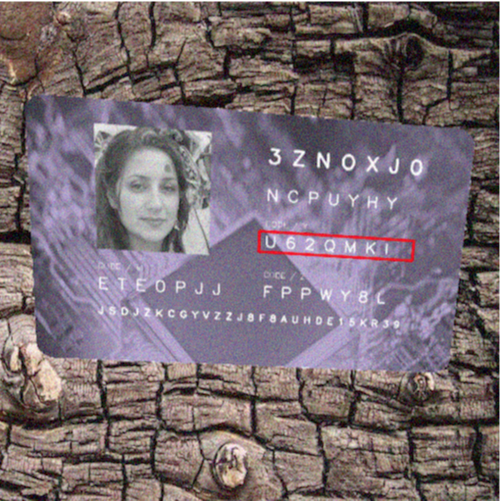
#> input picture img.png, 1001 x 1001 px (shown at 1/2 size)
$ python -i reader.py   (imports and definitions only)
#> lines starting #> are read from the running program, lines starting #| are printed output that depends on the picture; after the words box and inside, x2 and y2 are one past the last pixel; in counts of white or black regions, pixels touching at a corner belong together
#> further down, picture is the input picture: shape (1001, 1001, 3); mean B, G, R 113, 107.2, 120.3
import cv2
import numpy as np
import pytesseract

class DocumentOcr(object):
    def extract_code(self, image):
        # Sharpening Image
        img = image.copy()

        gray = cv2.cvtColor(img, cv2.COLOR_BGR2GRAY)
        ret, thresh = cv2.threshold(gray, 90, 255, cv2.THRESH_TOZERO)
        new_image = cv2.bitwise_and(img, img, mask=thresh)
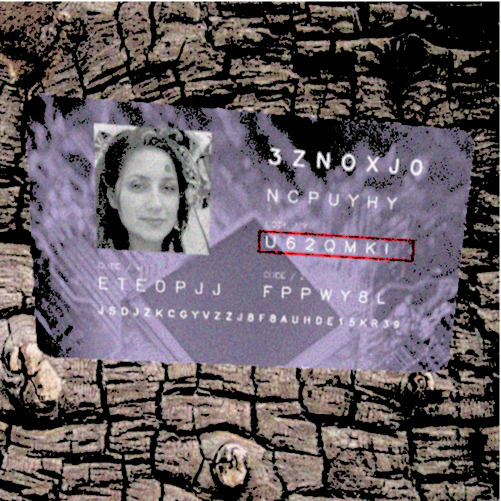
#> new_image: shape (1001, 1001, 3) (shown at 1/2 size); mean B, G, R 97.3, 91.4, 100.8

        gray = cv2.cvtColor(new_image, cv2.COLOR_BGR2GRAY)
        ret, thresh = cv2.threshold(gray, 110, 255, cv2.THRESH_TOZERO_INV)
        new_image = cv2.bitwise_and(img, img, mask=thresh)

        gray = cv2.cvtColor(new_image, cv2.COLOR_BGR2GRAY)
        ret, thresh = cv2.threshold(gray, 100, 255, cv2.THRESH_BINARY)
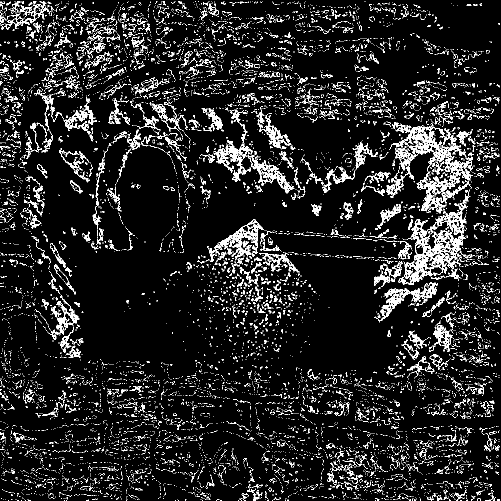
#> thresh: shape (1001, 1001) (shown at 1/2 size); 9.3% white in thin lines or dots
        thresh = cv2.dilate(thresh, None, iterations=1)
#> thresh: shape (1001, 1001); 28.1% white; 2373 white regions (970 under 20 px), largest, box (x1, y1, x2, y2) and area: (747, 201, 980, 579) 33814, (181, 153, 391, 500) 11266, (394, 437, 604, 615) 10659
        thresh = cv2.erode(thresh, None, iterations=1)
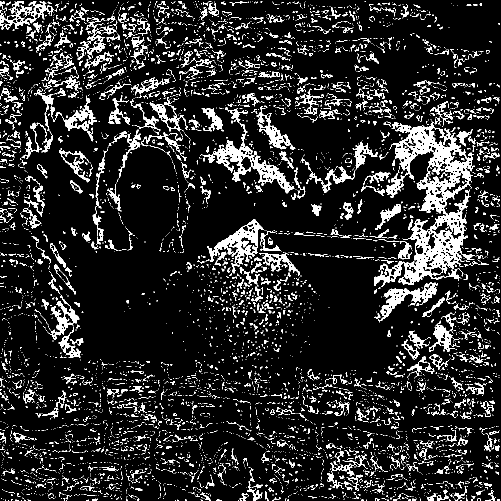
#> thresh: shape (1001, 1001) (shown at 1/2 size); 12.2% white; 6452 white regions (5601 under 20 px)
        thresh = cv2.dilate(thresh, None, iterations=1)
        thresh = cv2.erode(thresh, None, iterations=1)

        # Getting Contours
        contours, hierarchy = cv2.findContours(thresh, cv2.RETR_TREE, cv2.CHAIN_APPROX_NONE)
#> contours = 6918 contours, 6223 with area under 20; largest, box (x1, y1, x2, y2) and area: (748, 242, 950, 574) 27184, (427, 247, 589, 387) 4354, (415, 438, 528, 529) 3591, (756, 565, 876, 645) 2484, (0, 3, 108, 59) 2176

        areas = [cv2.contourArea(c) for c in contours]
#> areas = 6918 values, max 27184.5 at index 4853, min 0 at index 0, mean 16.29
        max_index = np.argmax(areas)
#> max_index = 4853
        rect = cv2.minAreaRect(contours[max_index])
#> rect = ((862.6, 413.2), (340.2, 193.8), -83.49)

        old_box = cv2.boxPoints(rect)
#> old_box = [[939.6, 593.2], [747, 571.2], [785.6, 233.2], [978.2, 255.1]]
        old_box = [[round(val[0]), round(val[1])] for val in old_box]
#> old_box = [[940, 593], [747, 571], [786, 233], [978, 255]]
        old_box = np.float32(old_box)
        for point in old_box:
            cv2.circle(img, tuple(point), 8, (0, 0, 255), -1)
#> this loop made 4 passes
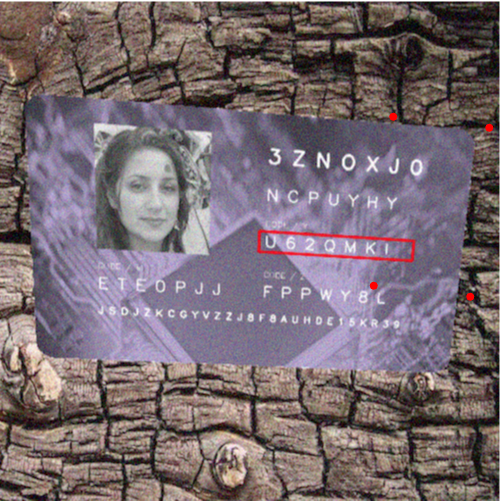
#> img: shape (1001, 1001, 3) (shown at 1/2 size); 0.08% of pixels changed, all inside (x1, y1, x2, y2) = (739, 225, 987, 602)

        center, new_box, angle = rect
#> center = (862.6, 413.2); new_box = (340.2, 193.8); angle = -83.49
        new_box = [round(val) for val in reversed(new_box)]
#> new_box = [194, 340]
        new_box_diff = [round(val/2) for val in reversed(new_box)]
#> new_box_diff = [170, 97]

        height, width, _ = img.shape
#> height = 1001; width = 1001
        c_x, c_y = round(width/2 - new_box_diff[0]), round(height/2 -new_box_diff[1])
#> c_x = 330; c_y = 404

        new_box = [[0, 0], [new_box[0], 0], [0, new_box[1]], [new_box[0], new_box[1]]]
#> new_box = [[0, 0], [194, 0], [0, 340], [194, 340]]
        new_box = [[c_x+elem[0], c_y+elem[1]] for elem in new_box]
#> new_box = [[330, 404], [524, 404], [330, 744], [524, 744]]

        new_box = sorted(new_box, key=lambda x: (-x[1], -x[0]))
#> new_box = [[524, 744], [330, 744], [524, 404], [330, 404]]
        last_elem = new_box.pop(-2)
#> last_elem = [524, 404]
        new_box = new_box + [last_elem]
#> new_box = [[524, 744], [330, 744], [330, 404], [524, 404]]
        new_box = np.float32(new_box)

        M = cv2.getPerspectiveTransform(old_box, new_box)
#> M = [[0.997, 0.12, -481], [-0.116, 1, 261.3], [-3.43e-06, 1.48e-05, 1]]

        dst = cv2.warpPerspective(img, M, (height,width))

        img_blur = cv2.GaussianBlur(dst, (9, 9), 10)
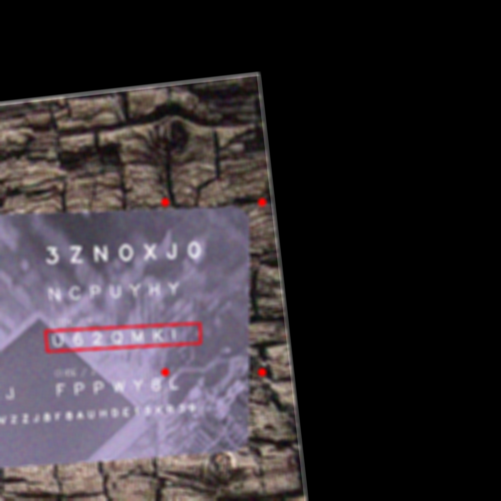
#> img_blur: shape (1001, 1001, 3) (shown at 1/2 size); mean B, G, R 52, 47.1, 53.2
        dst = cv2.addWeighted(dst, 1.5, img_blur, -0.5, 0, dst)

        # Rotating image until something can be read
        for mult in range(4):
            angle = 45 + mult*90
            M = cv2.getRotationMatrix2D((width/2, height/2), angle, 1)
            mod = cv2.warpAffine(dst, M, (width, height))

            #percent by which the image is resized
            scale_percent = 200

            #calculate the 50 percent of original dimensions
            w = int(mod.shape[1] * scale_percent / 100)
            h = int(mod.shape[0] * scale_percent / 100)

            # dsize
            dsize = (w, h)

            # resize image
            mod = cv2.resize(mod, dsize)

            gray = cv2.cvtColor(mod, cv2.COLOR_BGR2GRAY)
            _, th = cv2.threshold(gray, 150, 255, cv2.THRESH_TOZERO)
            _, th = cv2.threshold(th, 185, 255, cv2.THRESH_BINARY)
            th = cv2.bitwise_and(mod, mod, mask=th)
            th = cv2.cvtColor(th, cv2.COLOR_BGR2GRAY)

            th = cv2.dilate(th, None, iterations=2)
            th = cv2.erode(th, None, iterations=2)

            _, th = cv2.threshold(th, 200, 255, cv2.THRESH_BINARY)
            th = cv2.dilate(th, None, iterations=2)
            th = cv2.erode(th, None, iterations=2)

            _, th = cv2.threshold(th, 1, 255, cv2.THRESH_BINARY_INV)

            text = pytesseract.image_to_string(th)

            if text:
                return text
#> this loop made 1 pass
#> M on pass 1: [[0.707, 0.707, -207.3], [-0.707, 0.707, 500.5]]
#> pass 1, in extract_code, `gray = cv2.cvtColor(mod, cv2.COLOR_BGR2GRAY)`:
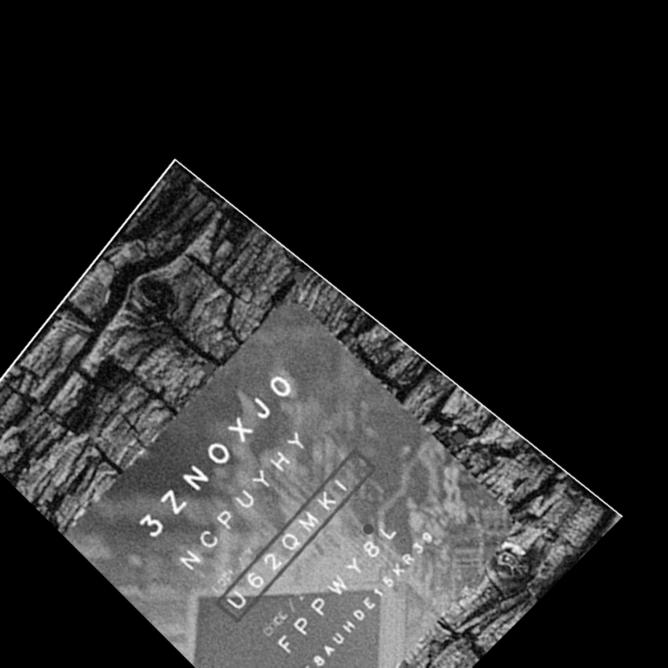
#> gray: shape (2002, 2002) (shown at 1/3 size); min 0, max 255, mean 43.9
#> after the loop:
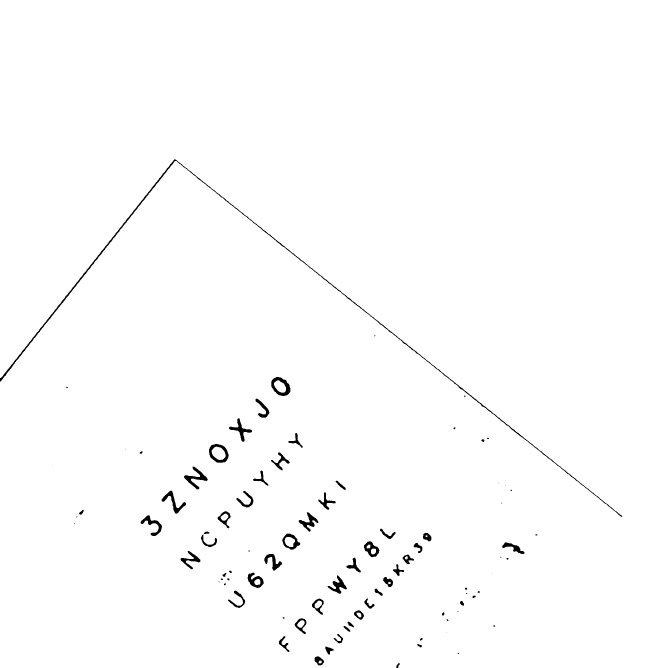
#> th: shape (2002, 2002) (shown at 1/3 size); 99% white; 87 black regions (24 under 20 px), largest, box (x1, y1, x2, y2) and area: (0, 478, 1867, 1551) 8335, (814, 1131, 871, 1188) 1486, (552, 1400, 623, 1468) 1423

        return None


    # [52 lines left out: function red_box, not called in this run]

>>> import cv2
>>> picture = cv2.imread('img.png')
#> (the run stopped early here; a loop or call above may not have finished)

$ run again, on sample1.png
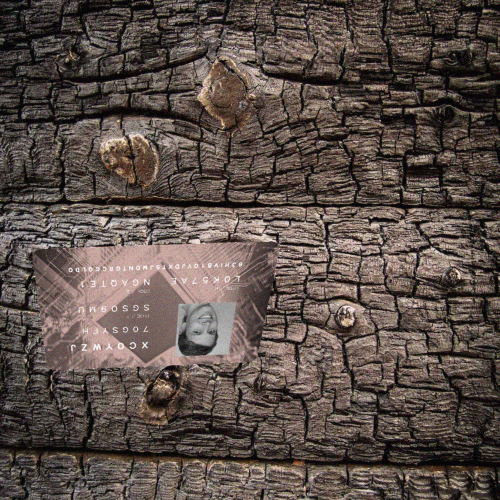
#> input picture sample1.png, 1000 x 1000 px (shown at 1/2 size)
#> picture is the input picture: shape (1000, 1000, 3); mean B, G, R 73.1, 79, 91.3
#> in extract_code, `thresh = cv2.erode(thresh, None, iterations=1)`:
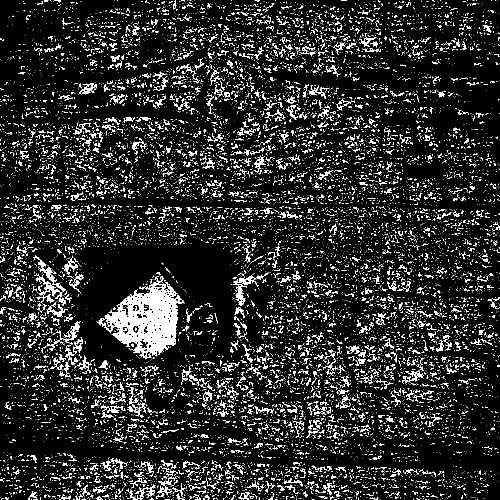
#> thresh: shape (1000, 1000) (shown at 1/2 size); 11.3% white; 14564 white regions (13390 under 20 px)
#> contours = 14742 contours, 14204 with area under 20; largest, box (x1, y1, x2, y2) and area: (193, 552, 369, 719) 13916, (465, 550, 518, 612) 623, (71, 550, 125, 606) 570, (66, 510, 132, 583) 528, (126, 643, 160, 689) 288
#> areas = 14742 values, max 13916.5 at index 6162, min 0 at index 0, mean 3.93
#> max_index = 6162
#> rect = ((297.7, 643.9), (160.1, 134.9), -39.61)
#> in extract_code, `old_box = cv2.boxPoints(rect)`: old_box = [[279, 746.9], [193, 643], [316.3, 541], [402.3, 644.9]]
#> in extract_code, `old_box = [[round(val[0]), round(val[1])] for val in old_box]`: old_box = [[279, 747], [193, 643], [316, 541], [402, 645]]
#> the loop in extract_code, `for point in old_box:` made 4 passes
#> in extract_code, `center, new_box, angle = rect`: center = (297.7, 643.9); new_box = (160.1, 134.9); angle = -39.61
#> in extract_code, `new_box = [round(val) for val in reversed(new_box)]`: new_box = [135, 160]
#> new_box_diff = [80, 68]
#> c_x = 420; c_y = 432
#> in extract_code, `new_box = [[0, 0], [new_box[0], 0], [0, new_box[1]], [new_box[0], new_..`: new_box = [[0, 0], [135, 0], [0, 160], [135, 160]]
#> in extract_code, `new_box = [[c_x+elem[0], c_y+elem[1]] for elem in new_box]`: new_box = [[420, 432], [555, 432], [420, 592], [555, 592]]
#> in extract_code, `new_box = sorted(new_box, key=lambda x: (-x[1], -x[0]))`: new_box = [[555, 592], [420, 592], [555, 432], [420, 432]]
#> last_elem = [555, 432]
#> in extract_code, `new_box = new_box + [last_elem]`: new_box = [[555, 592], [420, 592], [420, 432], [555, 432]]
#> in extract_code, `M = cv2.getPerspectiveTransform(old_box, new_box)`: M = [[0.639, 0.77, -198.4], [-0.772, 0.638, 330.6], [7.88e-19, 4.05e-18, 1]]
#> the loop in extract_code, `for mult in range(4):` made 1 pass
#> M on pass 1: [[0.707, 0.707, -207.1], [-0.707, 0.707, 500]]
#> after the loop in extract_code, `for mult in range(4):`:
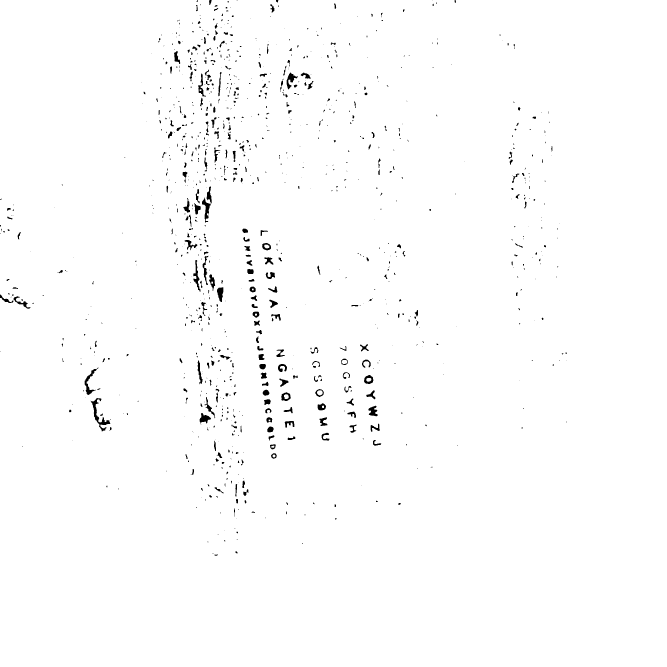
#> th: shape (2000, 2000) (shown at 1/3 size); 98.9% white; 1028 black regions (661 under 20 px), largest, box (x1, y1, x2, y2) and area: (272, 1194, 331, 1294) 1284, (254, 1103, 296, 1185) 823, (606, 593, 632, 668) 738
